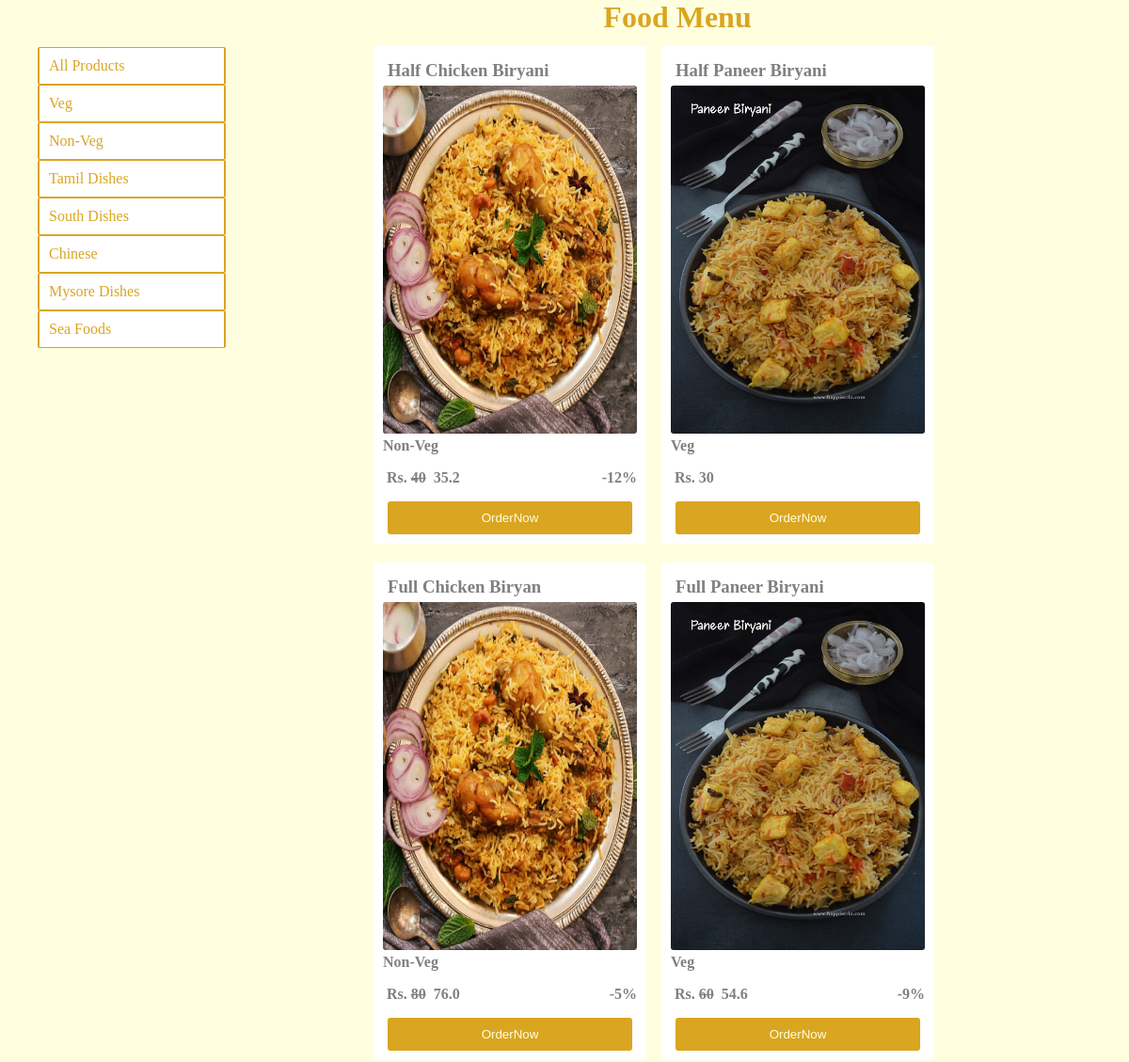
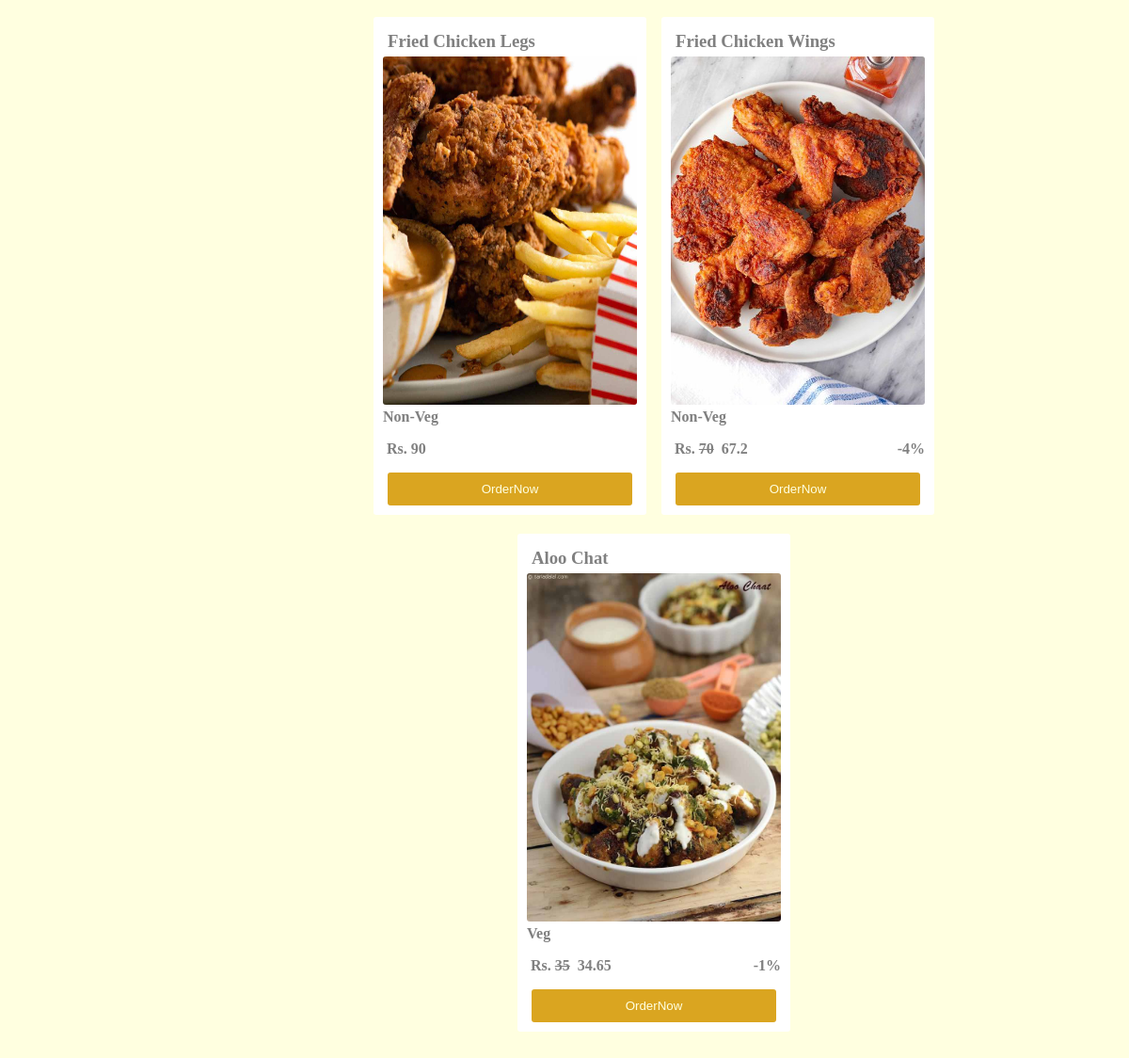
The page / on the database its author committed (2 pictures, top to bottom).
### store/models/foods.py (models this page shows, shortened)
class Food(models.Model):
    name=models.CharField(max_length=50)
    img=models.ImageField(upload_to="uploads/menu", height_field=None, width_field=None, max_length=None)
    category=models.ForeignKey(Category, on_delete=models.CASCADE, default=2)
    price=models.IntegerField(default=20)
    discount=models.IntegerField(default=0)

### store/models/category.py (models this page shows)
class Category(models.Model):
    name=models.CharField(max_length=50)
    def __str__(self):
        return self.name

### store/views.py (the view)
# urls.py: path('', views.home_page, name="index"),
def home_page(request):
    food=None
    category=Category.objects.all()
    categoryId=request.GET.get('category')
    if categoryId:
        food=Food.get_all_foods_by_category_id(categoryId)
    else:
        food=Food.objects.all()
    discounted_price=[]
    for f in Food.objects.all():
        discounted_price.append(f.price*(100-f.discount)/100)
    context={'foods':food, 'category':category, 'd_price':discounted_price}
    template='index.html'
    return render(request,template,context)

### store/templatetags/index.py (called while the page is built)
@register.filter
def index(List,i):
    return List[int(i)]

### store/templates/index.html (shortened to what this page needs)
<!DOCTYPE html>
{% load static %}
<html lang="en">
<head>
    <link rel="stylesheet" href="{%static 'menu.css' %}">
</head>
<body>
    <h1>Food Menu</h1>
    <div class="container">
        {% load index %}
        {% for food in foods %}
        <div class="items">
            <div class="item-1"><h3>{{food.name}}</h3></div>
            <div class="item-1"><img src="{{ food.img.url }}"></div>
            <div><p class="category"><b>{{food.category}}</b></p></div>
            <div class="price-flex">
                {% if food.discount == 0  %}
                <div><p><b>&nbsp;Rs.&nbsp;{{food.price}}</b></p></div>
                {% else %}
                <div><p><b>&nbsp;Rs.&nbsp;<s>{{food.price}}</s></b></p></div>
                <div class="discount-price">
                    <div><p><b>&nbsp;&nbsp;{{d_price|index:forloop.counter0}}</b></p></div>
                    <div><p><b>-{{food.discount}}%</b></p></div>
                </div>
                {% endif %}
            </div>
            <div class="btn-button">
                <div><button>OrderNow</button></div>
            </div>
        </div>
        {% endfor %}
    </div>
    <aside>
        <div class="sidemenu">
            <div class="sm-item"><a href="/">All Products</a></div>
            {% for x in category  %}
            <div class="sm-item">
                <div><a href="/?category={{x.id}}">{{x.name}}</a></div>
            </div>
            {% endfor %}
        </div>
    </aside>
</body>
</html>

### store/static/menu.css (style rules this page uses)
body { margin: 0; background-color: lightyellow; }
h1 { color: goldenrod; margin: 0; padding: 0; text-align: center; margin-left: 240px; }
img { height: 370px; width: 270px; border-radius: 3px; }
.container { display: flex; position: relative; margin-left: 240px; margin-right: 50px; justify-content: center; flex-wrap: wrap; margin-bottom: 100px; }
.items { margin: 8px; padding: 10px; background-color: white; color: grey; border-radius: 3px; margin-top: 12px; }
.price-flex { display: flex; }
button { border-width: 0px; color: lightyellow; padding: 10px 100px; background-color: goldenrod; border-radius: 3px; }
a { text-decoration: none; color: goldenrod; }
.sidemenu { display: flex; position: fixed; top: 50px; left: 40px; width: 200px; background-color: white; flex-direction: column; }
.sm-item { display: flex; justify-content: start; padding: 10px; border: 2px solid goldenrod; border-top: 1px solid goldenrod; border-bottom: 1px solid goldenrod; border-radius: 2px; }
h3 { margin: 0; padding: 5px; }
b { margin: 0; padding: 0; }
.category { margin: 0; padding: 0; }
.btn-button { display: flex; justify-content: center; }
.discount-price { display: flex; justify-content: space-between; width: 100%; }

### rows shown on the page
Food: name "Half Chicken Biryani", img (picture), category "Non-Veg", price "40", counter0 "35.2", discount "12"
Food: name "Half Paneer Biryani", img (picture), category "Veg", price "30"
Food: name "Full Chicken Biryan", img (picture), category "Non-Veg", price "80", counter0 "76.0", discount "5"
Food: name "Full Paneer Biryani", img (picture), category "Veg", price "60", counter0 "54.6", discount "9"
Food: name "Fried Chicken Legs", img (picture), category "Non-Veg", price "90"
Food: name "Fried Chicken Wings", img (picture), category "Non-Veg", price "70", counter0 "67.2", discount "4"
Food: name "Aloo Chat", img (picture), category "Veg", price "35", counter0 "34.65", discount "1"
Category: name "Veg"
Category: name "Non-Veg"
Category: name "Tamil Dishes"
Category: name "South Dishes"
Category: name "Chinese"
Category: name "Mysore Dishes"
Category: name "Sea Foods"
